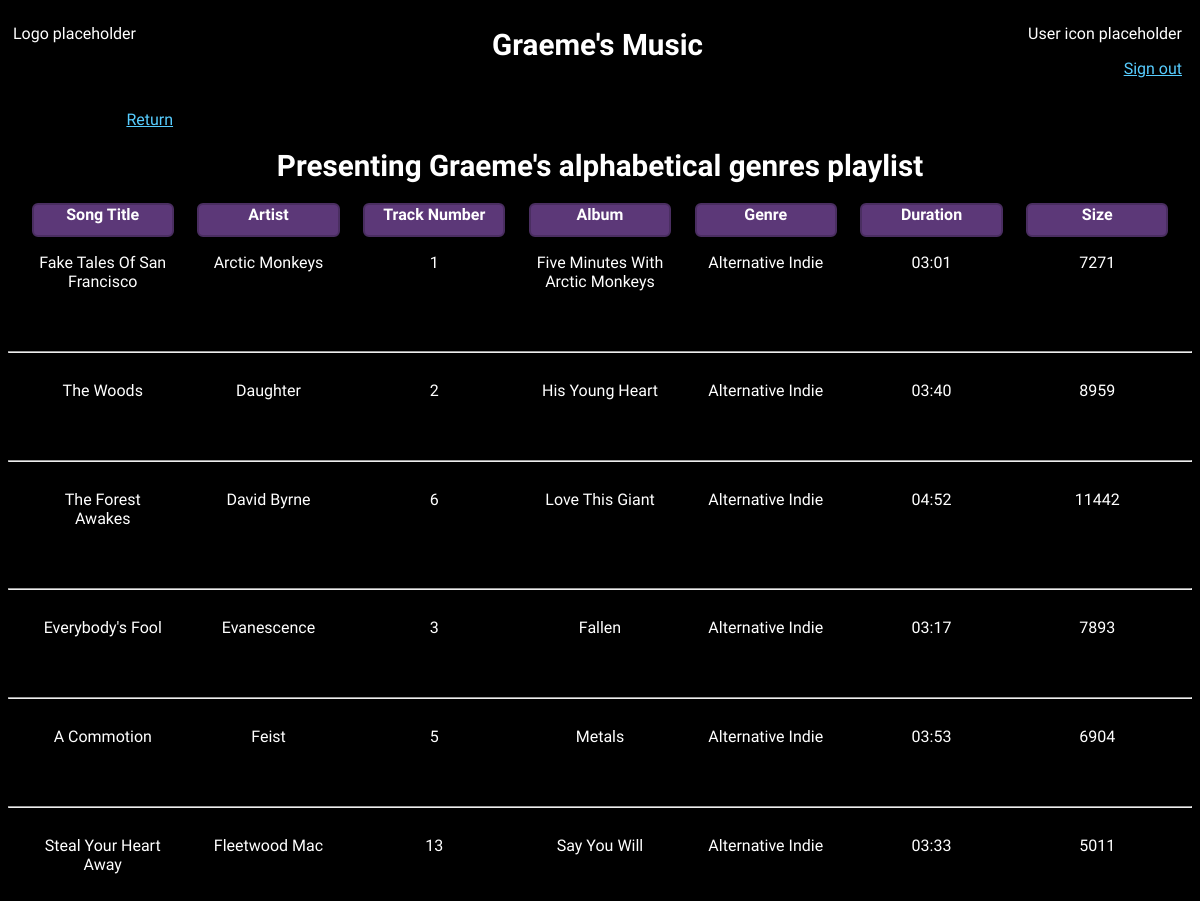
The app's page /playlist2.php (signed in) with its own data.
### tables this page shows
CREATE TABLE `graeme_music_main` (
  `song_id` smallint unsigned NOT NULL AUTO_INCREMENT,
  `file_name` varchar(90) NOT NULL,
  `title` varchar(90) NOT NULL,
  `track_number` tinyint unsigned NOT NULL,
  `duration` char(5) NOT NULL,
  `size` int unsigned NOT NULL,
  `album_id` smallint unsigned NOT NULL,
  PRIMARY KEY (`song_id`),
  KEY `song_id` (`song_id`),
  KEY `album_id` (`album_id`),
  CONSTRAINT `graeme_music_main_ibfk_1` FOREIGN KEY (`album_id`) REFERENCES `graeme_music_album` (`album_id`) ON DELETE CASCADE ON UPDATE CASCADE
);

CREATE TABLE `graeme_music_artist` (
  `artist_id` smallint unsigned NOT NULL AUTO_INCREMENT,
  `artist` varchar(35) NOT NULL,
  PRIMARY KEY (`artist_id`),
  KEY `artist_id` (`artist_id`)
);

CREATE TABLE `graeme_music_album` (
  `album_id` smallint unsigned NOT NULL AUTO_INCREMENT,
  `album` varchar(60) NOT NULL,
  PRIMARY KEY (`album_id`),
  KEY `album_id` (`album_id`)
);

CREATE TABLE `graeme_music_genre` (
  `genre_id` smallint unsigned NOT NULL AUTO_INCREMENT,
  `genre` varchar(30) NOT NULL,
  PRIMARY KEY (`genre_id`),
  KEY `genre_id` (`genre_id`)
);

### playlist2.php (the view, shortened to what this page needs)
<!DOCTYPE html>
<html>
	<head>
		<link rel="stylesheet" href="css/style.css">
	</head>
	<body>
		<div class="header">
			<div class="logo">
				<p>Logo placeholder</p>
			</div>
			<div class="header_text">
				<h1>Graeme's Music</h1>
			</div>
			<div class="user_info">
				<p>User icon placeholder</p>
				<p><a href="sign_out.php">Sign out</a></p>
			</div>
		</div>
		<div class="playlist_container">
			<p class="return_link"><a href="index.php">Return</a></p>
			<h1>Presenting Graeme's alphabetical genres playlist</h1>
			<div class="field_headings_desktop">
				<div class="heading_box"><h3>Song Title</h3></div>
				<div class="heading_box"><h3>Artist</h3></div>
				<div class="heading_box"><h3>Track Number</h3></div>
				<div class="heading_box"><h3>Album</h3></div>
				<div class="heading_box"><h3>Genre</h3></div>
				<div class="heading_box"><h3>Duration</h3></div>
				<div class="heading_box"><h3>Size</h3></div>
			</div>
			<?php
			require "13CSI_Graeme_Music_Assessment_mysqli.php";
			$query = "SELECT m.song_id, m.file_name, m.title, m.track_number, m.duration, m.size, al.album, ar.artist, g.genre
			FROM graeme_music_main AS m
			JOIN graeme_music_album AS al ON m.album_id = al.album_id
			JOIN graeme_music_main_to_artist AS mta ON m.song_id = mta.song_id
			JOIN graeme_music_artist AS ar ON mta.artist_id = ar.artist_id
			JOIN graeme_music_main_to_genre AS mtg ON m.song_id = mtg.song_id
			JOIN graeme_music_genre AS g ON mtg.genre_id = g.genre_id
			ORDER BY g.genre ASC, ar.artist ASC";
			$result = mysqli_query($conn,$query);
			while($output=mysqli_fetch_array($result)) {
			?>
			<div class="field_data_desktop">
				<div class="data_box"><p><?php echo $output['title'];?></p></div>
				<div class="data_box"><p><?php echo $output['artist'];?></p></div>
				<div class="data_box"><p><?php echo $output['track_number'];?></p></div>
				<div class="data_box"><p><?php echo $output['album'];?></p></div>
				<div class="data_box"><p><?php echo $output['genre'];?></p></div>
				<div class="data_box"><p><?php echo $output['duration'];?></p></div>
				<div class="data_box"><p><?php echo $output['size'];?></p></div>
			</div>
			<br>
			<br>
			<hr>
			<?php
			}
			?>
		</div>
	</body>
</html>

### css/style.css (style rules this page uses)
p { color: #fff; padding-left: 5px; padding-right: 5px; font-size: 1em; font-family: "Nanum Gothic", sans-serif; font-weight: 400; font-style: normal; }
h1 { color: #fff; text-align: center; font-size: 1.85em; font-family: "REM", sans-serif; font-optical-sizing: auto; font-weight: bold; font-style: normal; }
h3 { color: #fff; text-align: center; margin: 0 auto; font-size: 1em; font-family: "REM", sans-serif; font-optical-sizing: auto; font-weight: bold; font-style: normal; }
.return_link { padding-left: 10%; }
a:link { color: #57cdff; }
body { background: #000; }
.header { width: 100%; height: 100%; max-height: 400px; position: relative; display: flex; flex-flow: row nowrap; justify-content: start; background: #000; overflow: hidden; }
.logo { flex: 20%; }
.header_text { flex: 60%; text-align: center; }
.user_info { flex: 20%; float: right; text-align: right; padding-right: 5px; }
.playlist_container, .search_container { max-height: 825px; height: 100%; overflow: scroll; overflow-x: hidden; }
.field_headings_desktop { display: none; }
@media only screen and (min-width: 601px) { .field_headings_desktop { width: 100%; display: grid; grid-gap: 2%; grid-template-columns: 12% 12% 12% 12% 12% 12% 12%; grid-template-rows: 26px; padding-bottom: 4px; justify-content: center; } }
.heading_box { border: 2px solid #4a2e61; -moz-border-radius: 6px; -webkit-border-radius: 6px; border-radius: 6px; text-align: center; background-color: #5c3878; height: 30px; }
.field_data_desktop { display: none; }
@media only screen and (min-width: 601px) { .field_data_desktop { width: 100%; display: grid; grid-gap: 2%; grid-template-columns: 12% 12% 12% 12% 12% 12% 12%; grid-template-rows: auto; padding-top: 4px; justify-content: center; } }
.data_box { text-align: center; height: auto; }

### records on screen
graeme_music_main: title "Fake Tales Of San Francisco", graeme_music_artist.artist "Arctic Monkeys", track_number "1", album.album "Five Minutes With Arctic Monkeys", graeme_music_genre.genre "Alternative Indie", duration "03:01", size "7271"
graeme_music_main: title "The Woods", graeme_music_artist.artist "Daughter", track_number "2", album.album "His Young Heart", graeme_music_genre.genre "Alternative Indie", duration "03:40", size "8959"
graeme_music_main: title "The Forest Awakes", graeme_music_artist.artist "David Byrne", track_number "6", album.album "Love This Giant", graeme_music_genre.genre "Alternative Indie", duration "04:52", size "11442"
graeme_music_main: title "Everybody's Fool", graeme_music_artist.artist "Evanescence", track_number "3", album.album "Fallen", graeme_music_genre.genre "Alternative Indie", duration "03:17", size "7893"
graeme_music_main: title "A Commotion", graeme_music_artist.artist "Feist", track_number "5", album.album "Metals", graeme_music_genre.genre "Alternative Indie", duration "03:53", size "6904"
graeme_music_main: title "Steal Your Heart Away", graeme_music_artist.artist "Fleetwood Mac", track_number "13", album.album "Say You Will", graeme_music_genre.genre "Alternative Indie", duration "03:33", size "5011"
